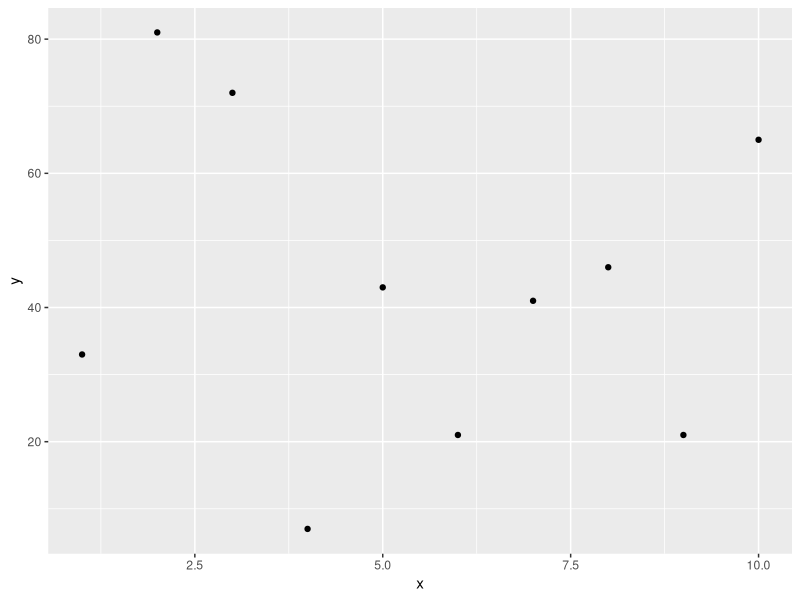

Generate this figure with R:
## ---- chunk 1
example.vector1 <- 1:10
mean(example.vector1)
## ---- chunk 2
# Examples of built in functions 
example.vector1 <- c(5,2,3,7,1,1,2,9,9)

# a function that calculates the mean
mean(example.vector1) 

# a function to index specific values
which(example.vector1==3)

## ---- chunk 3
# the syntax for declaring functions, note the {} after function()

log10_add <- function(input1,input2){   # all the inputs are specified within the ( )
  cat("This is a custom function \n")   
  cat("The inputs are = ",input1,input2,"\n")  # showing you the inputs 
  output <- log10(input1) + log10(input2)       # creating an output within the function
  cat("The output is = ",output,"\n")          # print the output
  return(output)                               # return specifies the output
}

# Now we can call our custom functions like this
log10_add(100,1000)

# Note that the variable output is not created in our workspace 
ls()

# in order to save the result of a function to a variable we have to assign it to a variable
test.output <- log10_add(100,1000)
test.output
## ---- chunk 4
# install.packages("ggplot2")
## ---- chunk 5
library(ggplot2)
require(ggplot2)
## ---- chunk 6
x <- seq(1,10)
y <- sample(1:100,10,replace=T)
ggplot(data.frame(x,y), aes(x,y)) + geom_point()
## ---- chunk 7
N <- 3
for ( i in 1:N ){
    cat("Processing loop number = ",i,"\n")
}
## ---- chunk 8
for ( outer in 1:3 ){
    cat("Processing Outer Loop #", outer, "\n")
  for ( inner in 1:2 ){
      cat("Processing |_ Inner Loop #", inner, "\n")
    }
}
## ---- chunk 9
example.vector <- seq(1,25,by= 2)
# Loop over individual elements in example.vector
for( i in example.vector){
    if( i < 10 ){
        cat(i, "is smaller than 10 \n") 
    } else if ( 10 <= i & i <= 20){
        cat(i, "is in the interval [10,20] \n")
    } else {
        cat(i, "is larger than 20 \n")
    }
}
## ---- chunk 10
example.vector1
2 * example.vector1
1 + example.vector1
example.vector1 ^2
## ---- chunk 11
example.vector1 %*% example.vector1
## ---- chunk 12
example.matrix1 <- matrix(c(1,1,1,2,2,2), nrow = 2, ncol = 3, byrow= TRUE)
example.matrix1
2 * example.matrix1
example.matrix1 ^ 2
example.matrix1 - 1
## ---- chunk 13
# t() is transposing the matrix
example.matrix1 %*% t(example.matrix1)
# Note the dimensions 2 x 3 %*% 3 x 2  = 2 x 2 
## ---- chunk 14
# creating a diagonal matrix with the first input as values on the diagonal
diag(2,nrow = 3)

# calculating the inverse of a matrix
A <- matrix(c(2,-3,1,0.5),nrow = 2)
solve(A)

# we can check this by 
A %*% solve(A) # which results in an identity matrix 

## ---- chunk 15
scores <- sample(c("NP","P","LP","HP","H"), 20, replace = TRUE)
names(scores) <- paste0("student", 1:length(scores))
print(scores)
standard_letter_grades <- c("H" = "A", "HP" = "B", "LP" = "C", "P" = "D", "NP" = "F")
